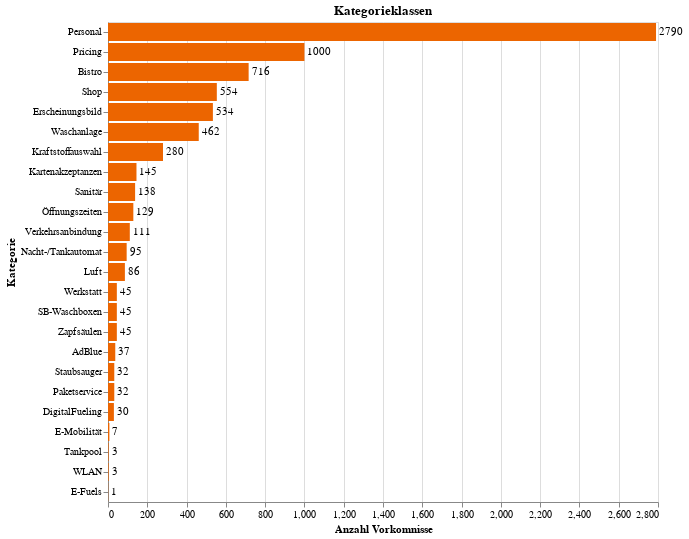

Notebook cell for this chart:
### Code cell
kategorien_anzahl_bar = alt.Chart(count_df).mark_bar(color='#EC6500').encode(
    x = alt.X('Anzahl', title='Anzahl Vorkomnisse'),
    y = alt.Y('Kategorie', title='Kategorie', sort='-x')
).properties(
    title='Kategorieklassen'
)
kategorien_anzahl_text = kategorien_anzahl_bar.mark_text(
    align='left',
    baseline= 'middle',
    dx=3
).encode(
    text='Anzahl:Q'
)

kategorien_anzahl_chart = (kategorien_anzahl_bar + kategorien_anzahl_text)
kategorien_anzahl_chart.properties(width=550)

### Figure 1 — Vega-Lite specification as saved in the notebook (floating-point values rounded to 4 significant figures)
{"config": {"view": {"continuousWidth": 400, "continuousHeight": 300}}, "layer": [{"mark": {"type": "bar", "color": "#EC6500"}, "encoding": {"x": {"field": "Anzahl", "title": "Anzahl Vorkomnisse", "type": "quantitative"}, "y": {"field": "Kategorie", "sort": "-x", "title": "Kategorie", "type": "nominal"}}, "title": "Kategorieklassen"}, {"mark": {"type": "text", "align": "left", "baseline": "middle", "dx": 3}, "encoding": {"text": {"field": "Anzahl", "type": "quantitative"}, "x": {"field": "Anzahl", "title": "Anzahl Vorkomnisse", "type": "quantitative"}, "y": {"field": "Kategorie", "sort": "-x", "title": "Kategorie", "type": "nominal"}}, "title": "Kategorieklassen"}], "data": {"name": "data-88fbf4a4ba1f08fef705fd8378454a8c"}, "width": 550, "$schema": "https://vega.github.io/schema/vega-lite/v4.17.0.json", "datasets": {"data-88fbf4a4ba1f08fef705fd8378454a8c": [{"Kategorie": "Kraftstoffauswahl", "Anzahl": 280}, {"Kategorie": "Pricing", "Anzahl": 1000}, {"Kategorie": "Verkehrsanbindung", "Anzahl": 111}, {"Kategorie": "Kartenakzeptanzen", "Anzahl": 145}, {"Kategorie": "DigitalFueling", "Anzahl": 30}, {"Kategorie": "Waschanlage", "Anzahl": 462}, {"Kategorie": "Nacht-/Tankautomat", "Anzahl": 95}, {"Kategorie": "Staubsauger", "Anzahl": 32}, {"Kategorie": "Werkstatt", "Anzahl": 45}, {"Kategorie": "E-Fuels", "Anzahl": 1}, {"Kategorie": "Tankpool", "Anzahl": 3}, {"Kategorie": "Personal", "Anzahl": 2790}, {"Kategorie": "WLAN", "Anzahl": 3}, {"Kategorie": "Luft", "Anzahl": 86}, {"Kategorie": "SB-Waschboxen", "Anzahl": 45}, {"Kategorie": "Öffnungszeiten", "Anzahl": 129}, {"Kategorie": "E-Mobilität", "Anzahl": 7}, {"Kategorie": "Shop", "Anzahl": 554}, {"Kategorie": "AdBlue", "Anzahl": 37}, {"Kategorie": "Paketservice", "Anzahl": 32}, {"Kategorie": "Bistro", "Anzahl": 716}, {"Kategorie": "Zapfsäulen", "Anzahl": 45}, {"Kategorie": "Erscheinungsbild", "Anzahl": 534}, {"Kategorie": "Sanitär", "Anzahl": 138}]}}
